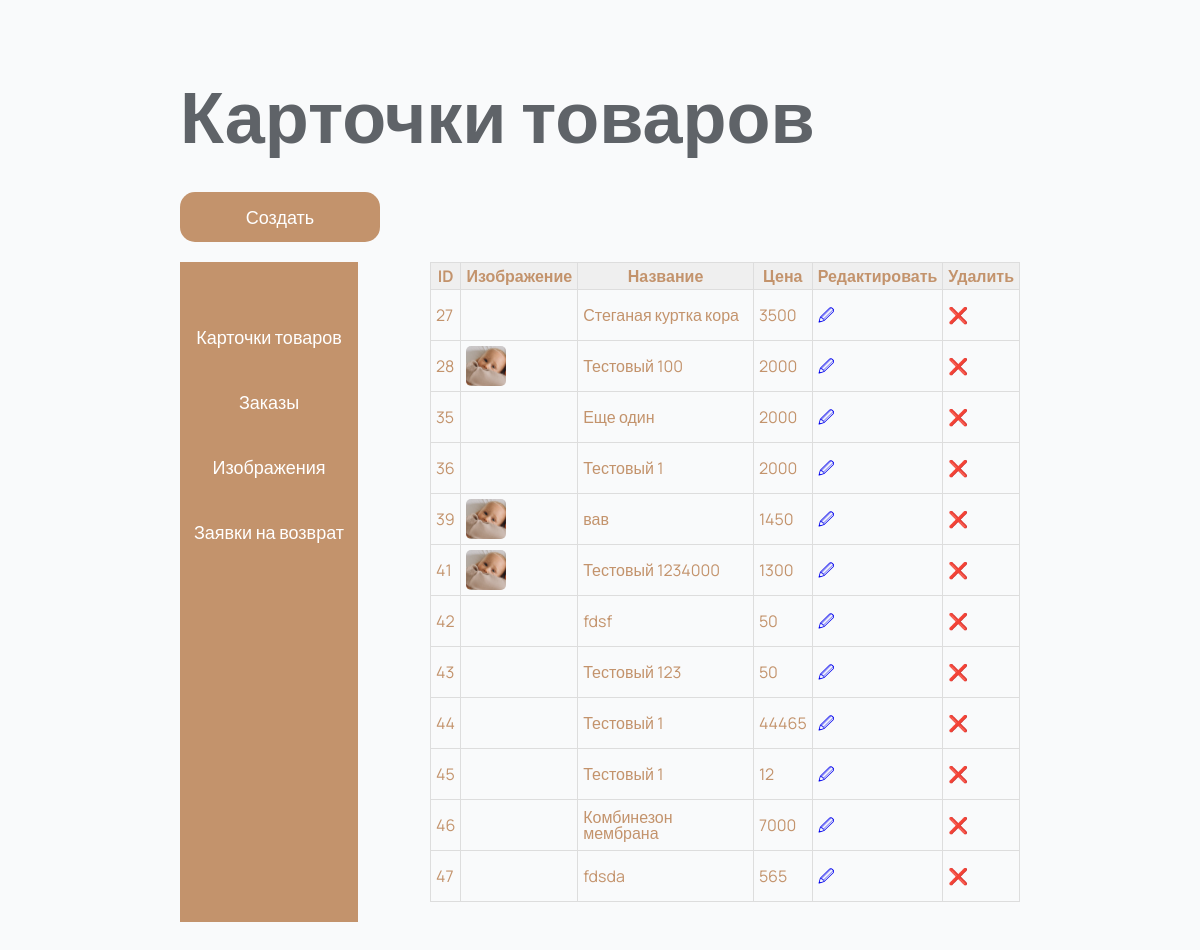
Before: /admin/cards/index.php (signed in) with the older database file.
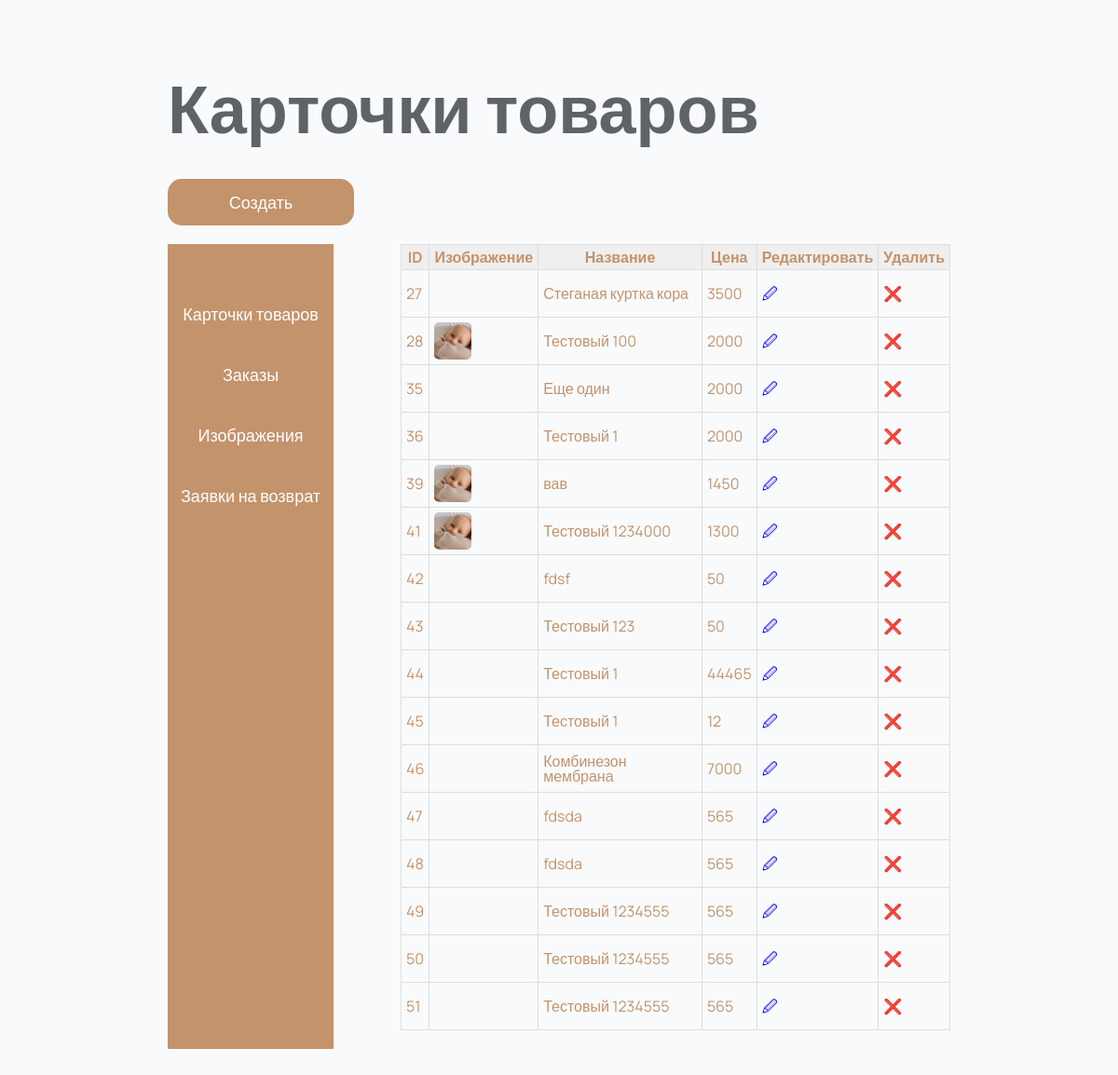
After: the same page with the newer database file.
### tables this page shows
CREATE TABLE "tovary" (`id` integer primary key autoincrement, `name` TEXT, `price` TEXT, size TEXT, type TEXT, img_1 TEXT, img_2 TEXT, img_3 TEXT, collection TEXT, `artikul` INTEGER, `nalichie` INTEGER, img_4 TEXT, img_5 TEXT, img_6 TEXT, img_7 TEXT, `opis` TEXT);

### app/controllers/cards.php (called while the page is built, shortened)
<?php
include(__DIR__ . '/../database/db.php');
$stmtMain = $connect->query('SELECT * FROM tovary');

### admin/cards/index.php (the view, shortened to what this page needs)
<!DOCTYPE html>
<html lang="en">
<?php include(__DIR__ . '/../../app/include/head.php'); ?>
<?php include('../../app/controllers/cards.php'); ?>
<body>
    <main class="obshiy">
        <div class="obshiy__container container">
            <h1 class="obshiy__title">Карточки товаров</h1>
            <a class="admin__button" href="./create.php">Создать</a>
            <div class="obshiy__grid select">
                <div class="select__forms forms select__forms_admin">
                    <?php include_once('../menu.php') ?>
                </div>
                <div class="select__positions select__positions_admin">
                    <table class="table">
                        <thead>
                            <tr>
                                <th>ID</th>
                                <th>Изображение</th>
                                <th>Название</th>
                                <th>Цена</th>
                                <th>Редактировать</th>
                                <th>Удалить</th>
                            </tr>
                        </thead>
                        <tbody>
                            <?php while ($rowCards = $stmtMain->fetchArray(SQLITE3_ASSOC)): ?>
                                <tr>
                                    <td><?= $rowCards['id'] ?? '' ?></td>
                                    <td>
                                        <div class="sample"><img src="../../assets/img/<?= $rowCards['img_1'] ?? '' ?>" alt=""></div>
                                    </td>
                                    <td><?= $rowCards['name'] ?? '' ?></td>
                                    <td><?= $rowCards['price'] ?? '' ?></td>
                                    <td><a href="edit.php?idEdit=<?= $rowCards['id'] ?>">🖉</a></td>
                                    <td><a href="index.php?idDel=<?= $rowCards['id'] ?>">❌</a></td>
                                </tr>
                            <?php endwhile; ?>
                        </tbody>
                    </table>
                </div>
            </div>
        </div>
    </main>
</body>
</html>

### app/include/head.php (shortened to what this page needs)
<head>
  <link rel="stylesheet" href="<?= BASE_URL ?>assets/css/style.min.css">
</head>

### admin/menu.php (shortened to what this page needs)
<div class="tabs">
    <div class="tabs__flex">
        <a class="tabs__item" href="<?= BASE_URL . 'admin/cards/index.php'; ?>">Карточки товаров</a>
        <a class="tabs__item" href="<?= BASE_URL . 'admin/zakazy/index.php'; ?>">Заказы</a>
        <a class="tabs__item" href="<?= BASE_URL . 'admin/images/index.php'; ?>">Изображения</a>
        <a class="tabs__item" href="<?= BASE_URL . 'admin/vozvraty/index.php'; ?>">Заявки на возврат</a>
    </div>
</div>

Changed rows visible on the page:
added tovary: id "48", name "fdsda", price "565"
added tovary: id "49", name "Тестовый 1234555", price "565"
added tovary: id "50", name "Тестовый 1234555", price "565"
added tovary: id "51", name "Тестовый 1234555", price "565"
